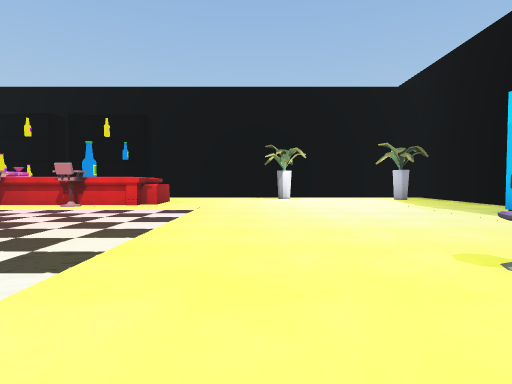
View 1 (above)

17 first-person views from a walk through a Unity game level. The camera is 1.2 m above the floor, tilts 2° down and sees 80° across. The floor is counted in squares, 2 m on a side. Each view is taken from the middle of a square. On the plan, view 1 faces up. The plan holds only what a view shows up to about 9 squares ahead; the rest is blank. Some animated figures are not drawn. Some surface patterns are stand-ins.

View 2
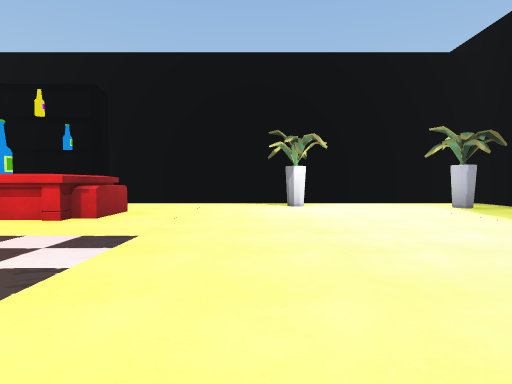

View 3
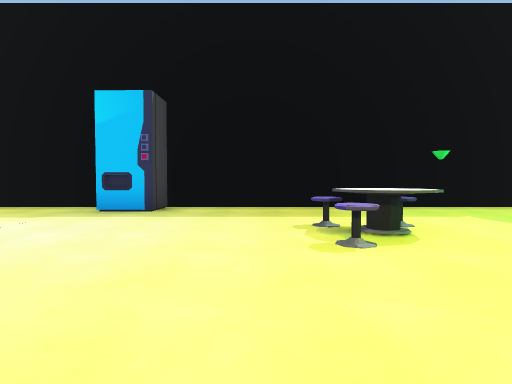

View 4
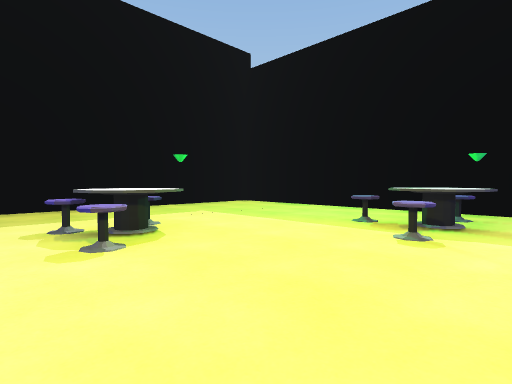

View 5
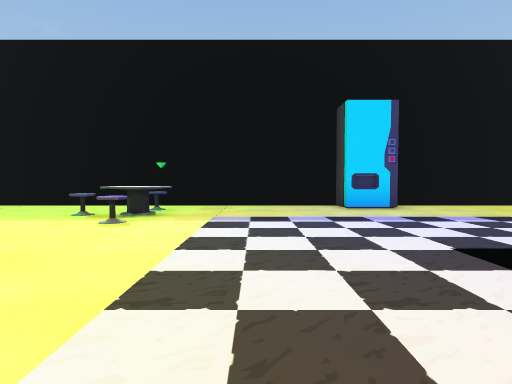

View 6
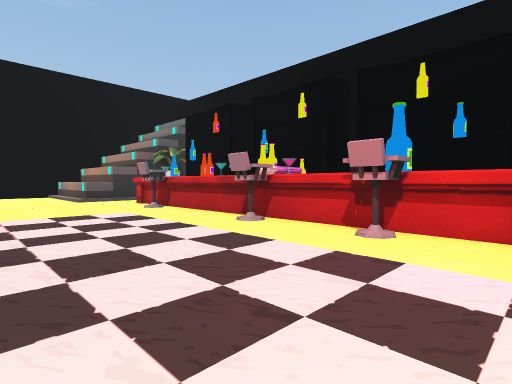

View 7
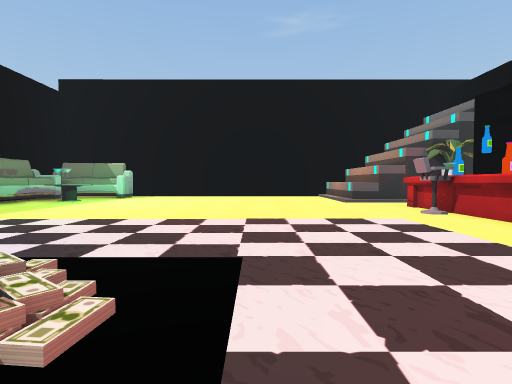

View 8
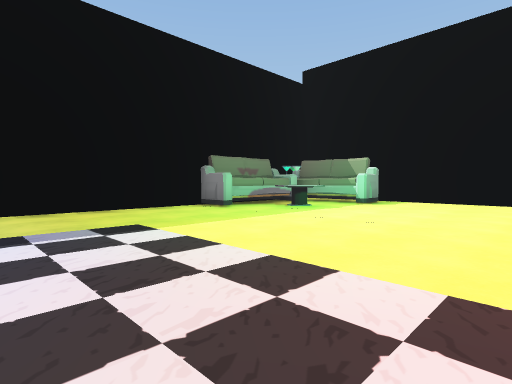

View 9
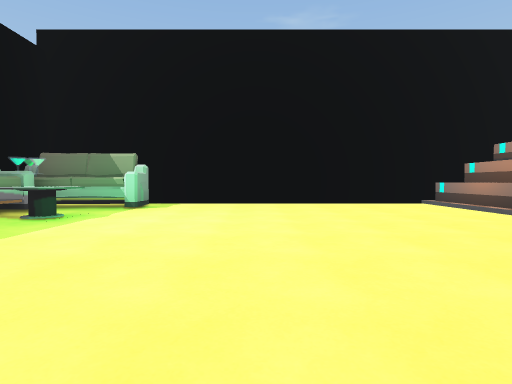

View 10
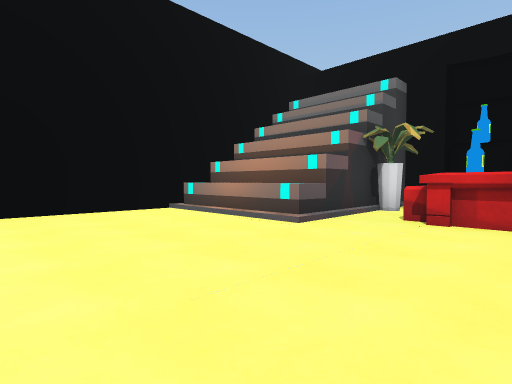

View 11
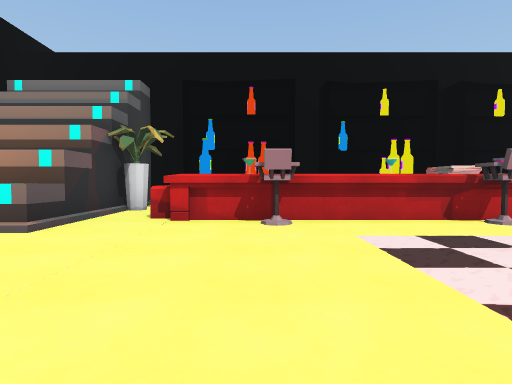

View 12
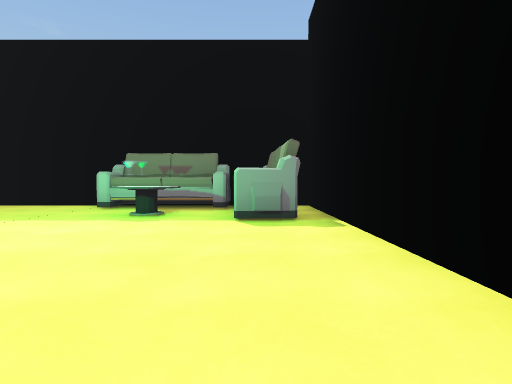

View 13
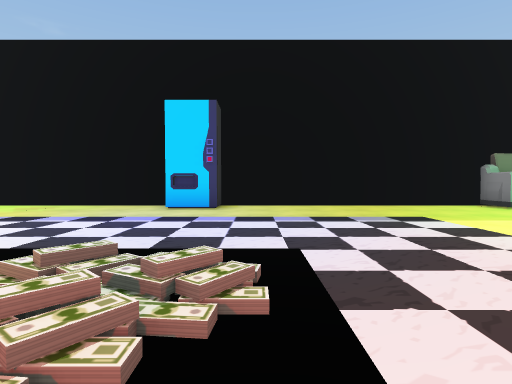

View 14
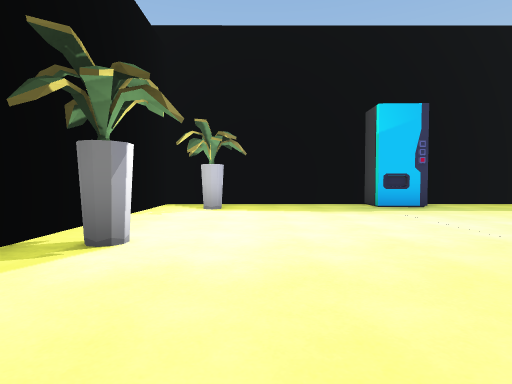

View 15
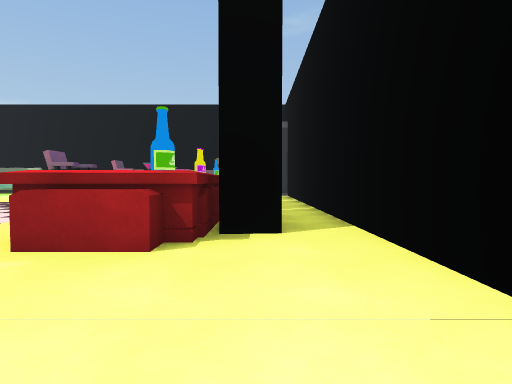

View 16
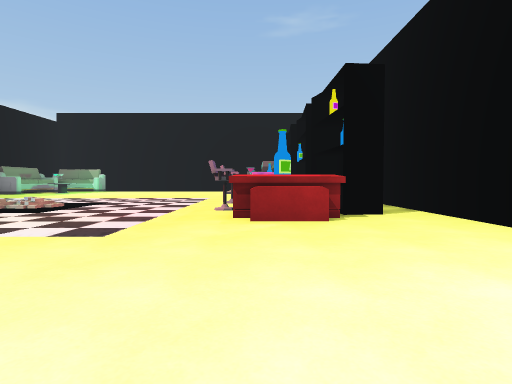

View 17
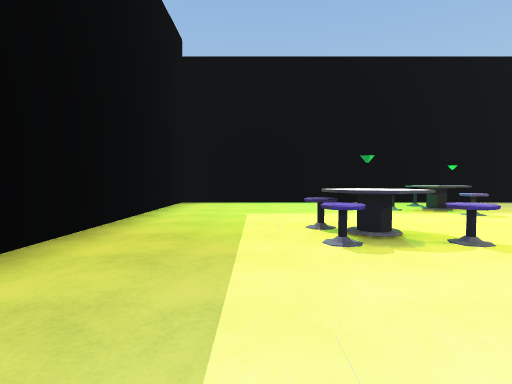

### Floor plan
Points are (right, up) in squares from view 1. A wall is a line through its corners. A room is listed if a view was taken in it or the views show most of it. See-through windows are left out.
Room 1 (views 1, 2, 3, 4, 5, 6, 7, 8, 9, 10, 11, 12, 13, 14, 15, 16, 17)
walls: (-8.4, 7.7) (-9.6, 7.7); (-5.1, 9.4) (-3, 9.4) (-3, 7.7) (-5.5, 7.7); (-10.4, 7.7) (-11.4, 7.7); (-4.1, -3.6) (6.1, -3.6) (6.1, 5) (5, 5) (5.1, 6.2) (6.1, 6.1) (6.1, 11.3) (-9, 11.3); (-12.8, 7.7) (-16.3, 7.7) (-16.3, -3.6) (-14.8, -3.6); (-11.5, -3.6) (-5.1, -3.6); (-11.9, 11.3) (-12.9, 11.3) (-12.9, 6.8)
low walls: (-3, 9.1) (-2.6, 9.1) (-2.6, 7.9) (-3, 7.9); (-11.2, 7.9) (-11.8, 7.9); (-12.9, 6.8) (-16.2, 6.8)
objects: sofa (-15, -3) to (-15, -1); sofa (-14, -4) to (-12, -3); table (-13, -2) to (-13, -1); other object (-13, 9); bottle (-11, 9); shelf (-11, 10) to (-10, 10); other object (-10, 7); other object (-10, 8); bottle (-10, 9); shelf (-9, 9) to (-8, 10); other object (-8, 8); books (-7, 8); bottle (-7, 9); other object (-7, 10); other object (-6, 7); other object (-6, 8); shelf (-5, 10) to (-4, 10); other object (-4, -3); other object (-4, 7); stool (0, -2); stool (0, -1); stool (1, -1); stool (2, 2); stool (3, 1); stool (3, 2); other object (5, 10)

Positions as (right, up) in squares from view 1, and headings:
1: (0, 0), facing up
2: (0, 3), facing up
3: (-1, 3), facing right
4: (-1, 3), facing down-right
5: (-2, 4), facing down
6: (-3, 4), facing up-left
7: (-4, 4), facing left
8: (-7, 3), facing down-left
9: (-8, 2), facing left
10: (-10, 3), facing up-left
11: (-10, 3), facing up
12: (-15, 4), facing down
13: (-6, 4), facing down
14: (-2, 9), facing right
15: (0, 10), facing left
16: (2, 8), facing left
17: (4, 5), facing down
